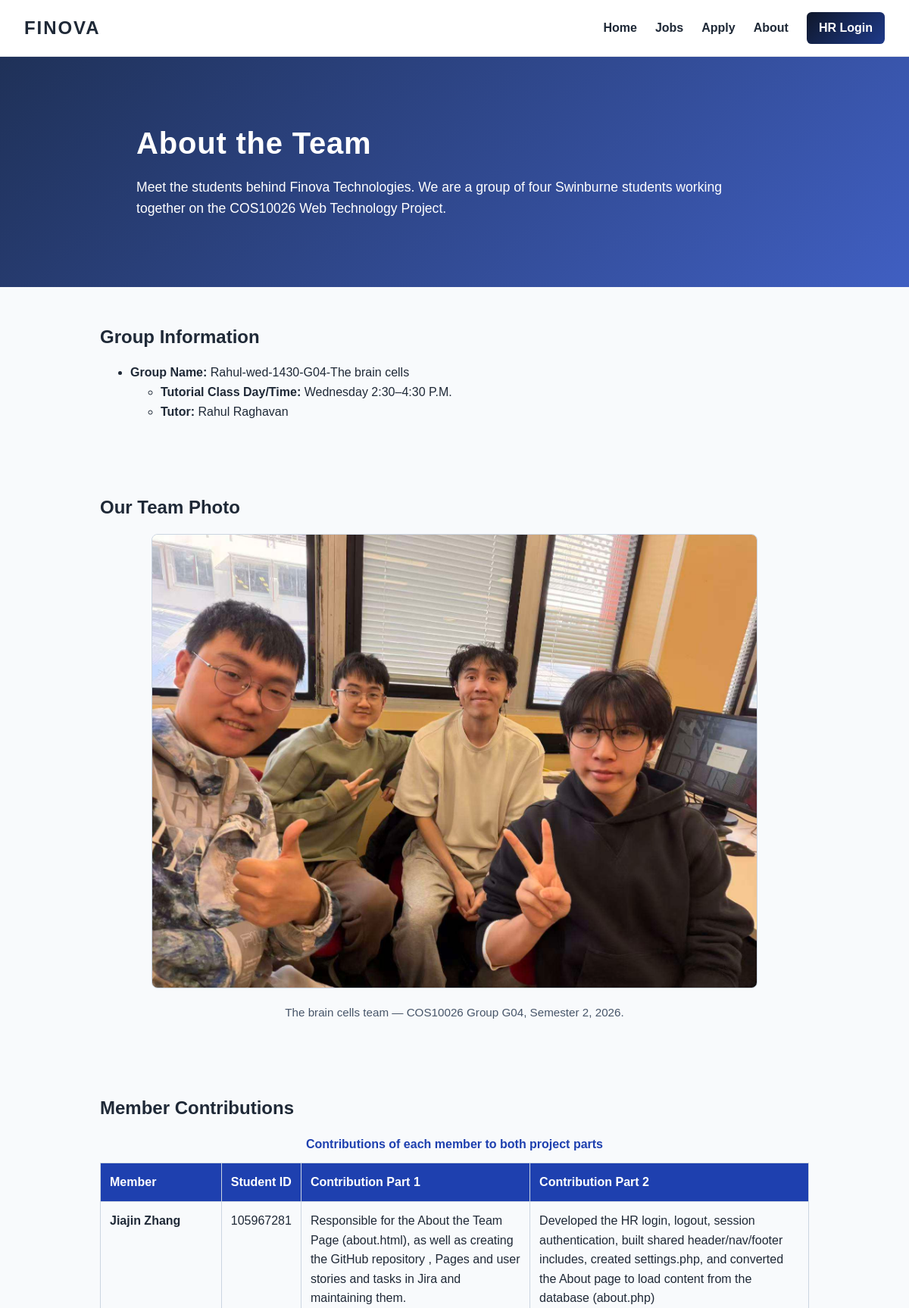
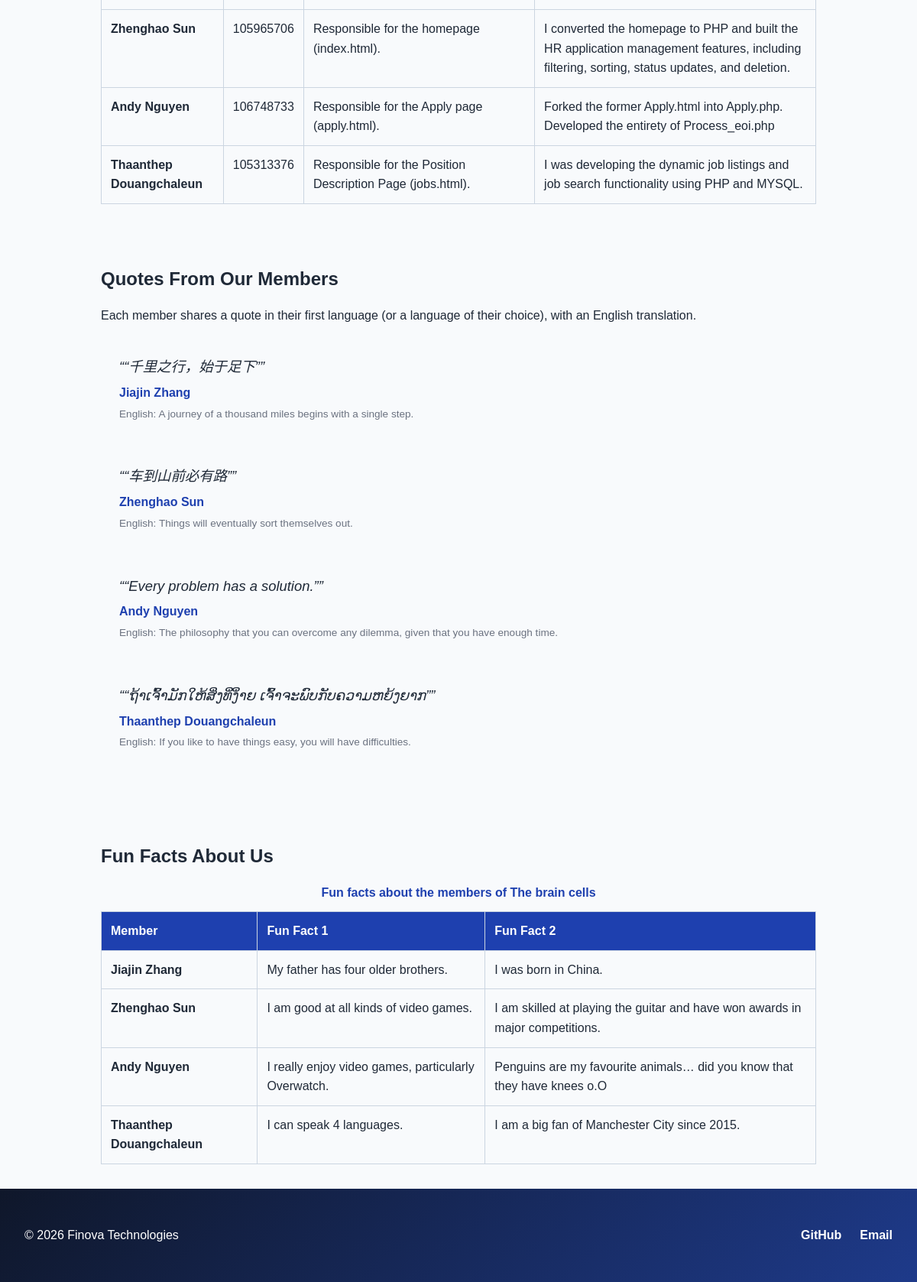
Page /about.php on the committed database (2 pictures, top to bottom).
### tables this page shows
CREATE TABLE `team_info` (
  `team_id` int(10) UNSIGNED NOT NULL,
  `group_name` varchar(150) NOT NULL,
  `tutorial_time` varchar(100) NOT NULL,
  `tutor_name` varchar(100) NOT NULL,
  `introduction` text NOT NULL,
  `photo_path` varchar(255) NOT NULL,
  `photo_alt` varchar(255) NOT NULL,
  `photo_caption` varchar(255) NOT NULL
);

CREATE TABLE `member_quotes` (
  `member_id` int(10) UNSIGNED NOT NULL,
  `original_quote` text NOT NULL,
  `english_translation` text NOT NULL
);

CREATE TABLE `team_members` (
  `member_id` int(10) UNSIGNED NOT NULL,
  `team_id` int(10) UNSIGNED NOT NULL,
  `full_name` varchar(100) NOT NULL,
  `student_id` varchar(20) NOT NULL,
  `display_order` smallint(5) UNSIGNED NOT NULL
);

### about.php (the view, shortened to what this page needs)
<?php
require_once __DIR__ . '/settings.php';
$dbconn = mysqli_connect($host, $user, $pwd, $sql_db);
include __DIR__ . '/header.inc';
include __DIR__ . '/nav.inc';
mysqli_set_charset($dbconn, 'utf8mb4');
?>
    <section class="about-hero">
        <h1 style="letter-spacing: 0.02em;">About the Team</h1>
        <p class="about-intro">
            Meet the students behind Finova Technologies.
            We are a group of four Swinburne students working
            together on the COS10026 Web Technology Project.
        </p>
    </section>
    <section class="about-section">
        <h2>Group Information</h2>
        <?php
        if ($dbconn) {
            $query = "SELECT group_name, tutorial_time, tutor_name FROM team_info WHERE team_id = 1";
            $result = mysqli_query($dbconn, $query);
            if ($result && mysqli_num_rows($result) > 0) {
                $row = mysqli_fetch_assoc($result);
                ?>
                <ul class="group-info">
                    <li>
                        <strong>Group Name:</strong>
                        <?php echo htmlspecialchars($row['group_name']); ?>
                        <ul>
                            <li>
                                <strong>Tutorial Class Day/Time:</strong>
                                <?php echo htmlspecialchars($row['tutorial_time']); ?>
                            </li>
                            <li>
                                <strong>Tutor:</strong>
                                <?php echo htmlspecialchars($row['tutor_name']); ?>
                            </li>
                        </ul>
                    </li>
                </ul>
                <?php
            } else {
                echo '<p>Group information is not available.</p>';
            }
        } else {
            echo '<p>Group information is not available.</p>';
        }
        ?>
    </section>
    <section class="about-section">
        <h2>Our Team Photo</h2>
        <figure class="group-figure">
            <img src="images/group.jpg" alt="Group photo of the Finova Technologies student team." width="800">
            <figcaption>
                The brain cells team &mdash; COS10026 Group G04,
                Semester 2, 2026.
            </figcaption>
        </figure>
    </section>
    <section class="about-section">
        <h2>Member Contributions</h2>
        <table class="contributions">
            <caption>
                Contributions of each member to both project parts
            </caption>
            <thead>
                <tr>
                    <th scope="col">Member</th>
                    <th scope="col">Student ID</th>
                    <th scope="col">Contribution Part 1</th>
                    <th scope="col">Contribution Part 2</th>
                </tr>
            </thead>
            <tbody>
                <?php
                $query = "SELECT m.full_name, m.student_id,
                                 MAX(CASE WHEN c.project_part = 'Part 1' THEN c.contribution END) AS part1,
                                 MAX(CASE WHEN c.project_part = 'Part 2' THEN c.contribution END) AS part2
                          FROM team_members m
                          LEFT JOIN member_contributions c ON m.member_id = c.member_id
                          GROUP BY m.member_id, m.full_name, m.student_id
                          ORDER BY m.display_order";
                $result = mysqli_query($dbconn, $query);
                if ($result && mysqli_num_rows($result) > 0) {
                    function render_contribution($value) {
                        return htmlspecialchars($value);
                    }
                    while ($row = mysqli_fetch_assoc($result)) {
                        echo '<tr>';
                        echo '<th scope="row">' . htmlspecialchars($row['full_name']) . '</th>';
                        echo '<td>' . htmlspecialchars($row['student_id']) . '</td>';
                        echo '<td>' . render_contribution($row['part1']) . '</td>';
                        echo '<td>' . render_contribution($row['part2']) . '</td>';
                        echo '</tr>';
                    }
                } else {
                    echo '<tr><td colspan="4">Member contributions are not available.</td></tr>';
                }
                ?>
            </tbody>
        </table>
    </section>
    <section class="about-section">
        <h2>Quotes From Our Members</h2>
        <p>
            Each member shares a quote in their first language
            (or a language of their choice), with an English
            translation.
        </p>
        <?php
        $query = "SELECT m.full_name, q.original_quote, q.english_translation
                  FROM member_quotes q
                  JOIN team_members m ON q.member_id = m.member_id
                  ORDER BY m.display_order";
        $result = mysqli_query($dbconn, $query);
        if ($result && mysqli_num_rows($result) > 0) {
            while ($row = mysqli_fetch_assoc($result)) {
                ?>
                <article class="quote-card">
                    <p class="quote-original">&ldquo;<?php echo htmlspecialchars($row['original_quote']); ?>&rdquo;</p>
                    <p class="quote-author"><?php echo htmlspecialchars($row['full_name']); ?></p>
                    <p class="quote-english">
                        English: <?php echo htmlspecialchars($row['english_translation']); ?>
                    </p>
                </article>
                <?php
            }
        } else {
            echo '<p>Quotes are not available.</p>';
        }
        ?>
    </section>
    <section class="about-section">
        <h2>Fun Facts About Us</h2>
        <table class="fun-facts">
            <caption>
                Fun facts about the members of The brain cells
            </caption>
            <thead>
                <tr>
                    <th scope="col">Member</th>
                    <th scope="col">Fun Fact 1</th>
                    <th scope="col">Fun Fact 2</th>
                </tr>
            </thead>
            <tbody>
                <?php
                $query = "SELECT m.full_name,
                                 MAX(CASE WHEN f.display_order = 1 THEN f.fact_text END) AS fact1,
                                 MAX(CASE WHEN f.display_order = 2 THEN f.fact_text END) AS fact2
                          FROM team_members m
                          LEFT JOIN member_fun_facts f ON m.member_id = f.member_id
                          GROUP BY m.member_id, m.full_name
                          ORDER BY m.display_order";
                $result = mysqli_query($dbconn, $query);
                if ($result && mysqli_num_rows($result) > 0) {
                    while ($row = mysqli_fetch_assoc($result)) {
                        echo '<tr>';
                        echo '<th scope="row">' . htmlspecialchars($row['full_name']) . '</th>';
                        echo '<td>' . htmlspecialchars($row['fact1']) . '</td>';
                        echo '<td>' . htmlspecialchars($row['fact2']) . '</td>';
                        echo '</tr>';
                    }
                } else {
                    echo '<tr><td colspan="3">Fun facts are not available.</td></tr>';
                }
                ?>
            </tbody>
        </table>
    </section>
<?php
include __DIR__ . '/footer.inc';
?>

### styles/styles.css (style rules this page uses)
* { box-sizing: border-box; }
body { margin: 0; font-family: Arial, Helvetica, sans-serif; line-height: 1.6; color: #1f2937; background-color: #f8fafc; }
h1, h2, h3 { line-height: 1.2; }
.heroApply, .jobs, .about-hero { background: linear-gradient(135deg, #1f3158, #405fc2); color: white; }
.jobs, .about-hero { margin: 0; padding: 90px 15%; }
.about-hero { max-width: none; text-align: left; }
.jobs h1, .about-hero h1 { font-size: 2.5rem; color: white; margin-top: 0; margin-bottom: 20px; }
.jobs>p, .about-hero p { font-size: 1.1rem; line-height: 1.6; color: white; margin-bottom: 0; }
.about-section { max-width: 1000px; margin: 0 auto; padding: 2rem; }
.group-figure { max-width: 800px; margin: 1rem auto; text-align: center; }
.group-figure img { width: 100%; height: auto; border-radius: 0.5rem; border: 1px solid #cbd5e1; }
.group-figure figcaption { margin-top: 0.75rem; color: #475569; font-size: 0.95rem; }
.quote-card { margin: 1.5rem 0; padding: 1rem 1.5rem; }
.quote-card p { margin: 0; }
.quote-original { font-style: italic; font-size: 1.15rem; }
.quote-card .quote-author { margin-top: 0.4rem; font-weight: bold; color: #1e40af; }
.quote-card .quote-english { margin-top: 0.25rem; color: #6b7280; font-size: 0.85rem; }
.fun-facts { width: 100%; border-collapse: collapse; margin-top: 1rem; }
.fun-facts caption { margin-bottom: 0.75rem; font-weight: bold; color: #1e40af; }
.fun-facts th, .fun-facts td { padding: 0.75rem; border: 1px solid #cbd5e1; text-align: left; vertical-align: top; }
.fun-facts thead th { background-color: #1e40af; color: #ffffff; }
.contributions { width: 100%; border-collapse: collapse; margin-top: 1rem; }
.contributions caption { margin-bottom: 0.75rem; font-weight: bold; color: #1e40af; }
.contributions th, .contributions td { padding: 0.75rem; border: 1px solid #cbd5e1; text-align: left; vertical-align: top; }
.contributions thead th { background-color: #1e40af; color: #ffffff; }

### rows in the picture
team_info: group_name "Rahul-wed-1430-G04-The brain cells", tutorial_time "Wednesday 2:30–4:30 P.M.", tutor_name "Rahul Raghavan"
member_quotes: original_quote "“千里之行，始于足下”", member_id.full_name "Jiajin Zhang", english_translation "A journey of a thousand miles begins with a single step."
member_quotes: original_quote "“车到山前必有路”", member_id.full_name "Zhenghao Sun", english_translation "Things will eventually sort themselves out."
member_quotes: original_quote "“Every problem has a solution.”", member_id.full_name "Andy Nguyen", english_translation "The philosophy that you can overcome any dilemma, given that you have enough time."
member_quotes: original_quote "“ຖ້າເຈົ້າມັກໃຫ້ສິ່ງທິ່ງິ່າຍ ເຈົ້າຈະພົບກັບຄວາມຫຍ້ງຍາກ”", member_id.full_name "Thaanthep Douangchaleun", english_translation "If you like to have things easy, you will have difficulties."

### other values in the picture
$row['full_name'] "Jiajin Zhang"
$row['student_id'] "105967281"
render_contribution($row['part1']) "Responsible for the About the Team Page (about.html), as well as creating the GitHub repository , Pages and user stories and tasks in Jira and maintaining them."
render_contribution($row['part2']) "Developed the HR login, logout, session authentication, built shared header/nav/footer includes, created settings.php, and converted the About page to load content from the database (about.php)"
$row['full_name'] "Zhenghao Sun"
$row['student_id'] "105965706"
render_contribution($row['part1']) "Responsible for the homepage (index.html)."
render_contribution($row['part2']) "I converted the homepage to PHP and built the HR application management features, including filtering, sorting, status updates, and deletion."
$row['full_name'] "Andy Nguyen"
$row['student_id'] "106748733"
render_contribution($row['part1']) "Responsible for the Apply page (apply.html)."
render_contribution($row['part2']) "Forked the former Apply.html into Apply.php. Developed the entirety of Process_eoi.php"
$row['full_name'] "Thaanthep Douangchaleun"
$row['student_id'] "105313376"
render_contribution($row['part1']) "Responsible for the Position Description Page (jobs.html)."
